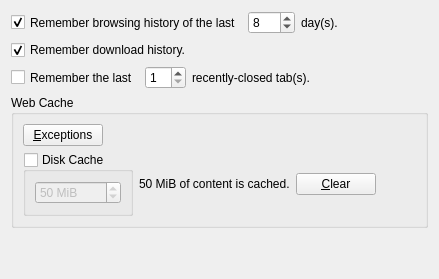
        <widget class="QWidget" name="stackedWidgetPage2">
         <layout class="QVBoxLayout" name="verticalLayout_12">
          <item>
           <layout class="QHBoxLayout" name="horizontalLayout_23">
            <item>
             <widget class="QCheckBox" name="historyCheckBox">
              <property name="sizePolicy">
               <sizepolicy hsizetype="Minimum" vsizetype="Preferred">
                <horstretch>0</horstretch>
                <verstretch>0</verstretch>
               </sizepolicy>
              </property>
              <property name="text">
               <string>Remember browsing history of the last</string>
              </property>
              <property name="checked">
               <bool>true</bool>
              </property>
             </widget>
            </item>
            <item>
             <widget class="QSpinBox" name="historySpinBox">
              <property name="minimum">
               <number>1</number>
              </property>
              <property name="maximum">
               <number>366</number>
              </property>
              <property name="value">
               <number>8</number>
              </property>
             </widget>
            </item>
            <item>
             <widget class="QLabel" name="label_50">
              <property name="text">
               <string>day(s).</string>
              </property>
             </widget>
            </item>
            <item>
             <spacer name="horizontalSpacer_13">
              <property name="orientation">
               <enum>Qt::Horizontal</enum>
              </property>
              <property name="sizeHint" stdset="0">
               <size>
                <width>40</width>
                <height>20</height>
               </size>
              </property>
             </spacer>
            </item>
           </layout>
          </item>
          <item>
           <layout class="QHBoxLayout" name="horizontalLayout_13">
            <item>
             <widget class="QCheckBox" name="downloadCheckBox">
              <property name="text">
               <string>Remember download history.</string>
              </property>
              <property name="checked">
               <bool>true</bool>
              </property>
             </widget>
            </item>
            <item>
             <spacer name="horizontalSpacer_6">
              <property name="orientation">
               <enum>Qt::Horizontal</enum>
              </property>
              <property name="sizeHint" stdset="0">
               <size>
                <width>40</width>
                <height>20</height>
               </size>
              </property>
             </spacer>
            </item>
           </layout>
          </item>
          <item>
           <layout class="QHBoxLayout" name="horizontalLayout_22">
            <item>
             <widget class="QCheckBox" name="rememberClosedTabsCheckBox">
              <property name="sizePolicy">
               <sizepolicy hsizetype="Minimum" vsizetype="Preferred">
                <horstretch>0</horstretch>
                <verstretch>0</verstretch>
               </sizepolicy>
              </property>
              <property name="text">
               <string>Remember the last</string>
              </property>
             </widget>
            </item>
            <item>
             <widget class="QSpinBox" name="rememberClosedTabsSpinBox">
              <property name="minimum">
               <number>1</number>
              </property>
             </widget>
            </item>
            <item>
             <widget class="QLabel" name="label_63">
              <property name="text">
               <string>recently-closed tab(s).</string>
              </property>
             </widget>
            </item>
            <item>
             <spacer name="horizontalSpacer_19">
              <property name="orientation">
               <enum>Qt::Horizontal</enum>
              </property>
              <property name="sizeHint" stdset="0">
               <size>
                <width>40</width>
                <height>20</height>
               </size>
              </property>
             </spacer>
            </item>
           </layout>
          </item>
          <item>
           <layout class="QVBoxLayout" name="verticalLayout_23">
            <item>
             <widget class="QGroupBox" name="webCacheCheckBox">
              <property name="title">
               <string>Web Cache</string>
              </property>
              <property name="checkable">
               <bool>false</bool>
              </property>
              <property name="checked">
               <bool>false</bool>
              </property>
              <layout class="QVBoxLayout" name="verticalLayout_26">
               <item>
                <layout class="QHBoxLayout" name="horizontalLayout_51">
                 <item>
                  <widget class="QPushButton" name="webCacheExceptionsPushButton">
                   <property name="text">
                    <string>&amp;Exceptions</string>
                   </property>
                  </widget>
                 </item>
                 <item>
                  <spacer name="horizontalSpacer_40">
                   <property name="orientation">
                    <enum>Qt::Horizontal</enum>
                   </property>
                   <property name="sizeHint" stdset="0">
                    <size>
                     <width>40</width>
                     <height>20</height>
                    </size>
                   </property>
                  </spacer>
                 </item>
                </layout>
               </item>
               <item>
                <layout class="QHBoxLayout" name="horizontalLayout_43">
                 <item>
                  <widget class="QGroupBox" name="diskCacheEnableCheckBox">
                   <property name="title">
                    <string>Disk Cache</string>
                   </property>
                   <property name="checkable">
                    <bool>true</bool>
                   </property>
                   <property name="checked">
                    <bool>false</bool>
                   </property>
                   <layout class="QHBoxLayout" name="horizontalLayout_8">
                    <item>
                     <widget class="QSpinBox" name="diskWebCacheSpinBox">
                      <property name="suffix">
                       <string> MiB</string>
                      </property>
                      <property name="minimum">
                       <number>1</number>
                      </property>
                      <property name="maximum">
                       <number>1024</number>
                      </property>
                      <property name="value">
                       <number>50</number>
                      </property>
                     </widget>
                    </item>
                   </layout>
                  </widget>
                 </item>
                 <item>
                  <widget class="QLabel" name="diskCacheLabel">
                   <property name="text">
                    <string>50 MiB of content is cached.</string>
                   </property>
                  </widget>
                 </item>
                 <item>
                  <widget class="QPushButton" name="clearDiskCachePushButton">
                   <property name="text">
                    <string>&amp;Clear</string>
                   </property>
                  </widget>
                 </item>
                 <item>
                  <spacer name="horizontalSpacer_24">
                   <property name="orientation">
                    <enum>Qt::Horizontal</enum>
                   </property>
                   <property name="sizeHint" stdset="0">
                    <size>
                     <width>40</width>
                     <height>20</height>
                    </size>
                   </property>
                  </spacer>
                 </item>
                </layout>
               </item>
              </layout>
             </widget>
            </item>
           </layout>
          </item>
          <item>
           <spacer name="verticalSpacer_8">
            <property name="orientation">
             <enum>Qt::Vertical</enum>
            </property>
            <property name="sizeHint" stdset="0">
             <size>
              <width>20</width>
              <height>40</height>
             </size>
            </property>
           </spacer>
          </item>
         </layout>
        </widget>
